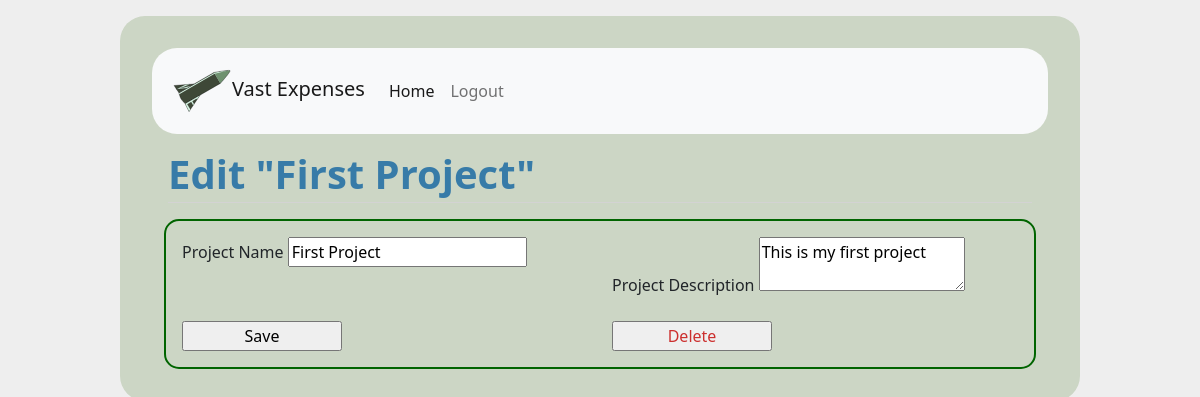
Screenshot of /2/update_project (signed in) with the database file from the repository.
### tables this page shows
CREATE TABLE projects (
  id INTEGER PRIMARY KEY AUTOINCREMENT,
  user_id INTEGER NOT NULL,
  project_name TEXT NOT NULL,
  project_description TEXT NOT NULL,
  FOREIGN KEY (user_id) REFERENCES user (id)
);

### app.py (the view, shortened to what this page needs)
@ app.route('/<int:project_id>/update_project', methods=('GET', 'POST'))
@ login_required
def update_project(project_id):
    get_project(project_id)
    projects = get_db().execute(
        'SELECT id, user_id, project_name, project_description FROM projects WHERE id = ?', [project_id]).fetchone()
    return render_template('update_project.html', projects=projects)

### app.py (called while the page is built)
def get_db():
    if 'db' not in g:
        g.db = sqlite3.connect('expenses.db')
        g.db.row_factory = sqlite3.Row
    return g.db

@app.before_request
def load_logged_in_user():
    user_id = session.get('user_id')
    if user_id is None:
        g.user = None
    else:
        g.user = get_db().execute('SELECT * FROM users WHERE id = ?', (user_id,)).fetchone()

def login_required(view):
    @functools.wraps(view)
    def wrapped_view(**kwargs):
        if g.user is None:
            return redirect(url_for('login'))
        return view(**kwargs)
    return wrapped_view

def get_project(project_id, check_author=True):
    projects = get_db().execute(
        'SELECT user_id, project_name, project_description FROM projects WHERE id = ?', [project_id]).fetchone()
    if projects is None:
        abort(404, f"Project id {project_id} doesn't exist.")
        if check_author and projects['user_id'] != g.user['id']:
            abort(403)
            return projects

### templates/update_project.html
{% extends 'layout.html' %}
{% block header %}
    <h1>
        {% block title %}Edit "{{ projects['project_name'] }}"{% endblock %}
    </h1>
{% endblock %}
{% block content %}
    <div class="container website-border">
        <form method="post">
            <div class="row">
                <div class="col-sm">
                    <label for="project_name">Project Name</label>
                    <input type="text" name="project_name" id="project_name" value="{{ request.form['project_name'] or projects['project_name'] }}" required="required">
                </div>
                <div class="col-sm">
                    <label for="project_description">Project Description</label>
                    <textarea name="project_description" id="project_description">{{ request.form['project_description'] or projects['project_description'] }}</textarea>
                </div>
            </div>
            <br>
            <div class="row">
                <div class="col-sm">
                    <input type="submit" value="Save">
                </form>
            </div>
            <div class="col-sm">
                <form action="{{ url_for('delete_project', project_id=projects['id']) }}" method="post">
                    <input class="danger" type="submit" value="Delete" onclick="return confirm('Are you sure? This will delete all expenses associated with this project');">
                </form>
            </div>
        </div>
    {% endblock %}

### static/style.css (style rules this page uses)
html { font-family: sans-serif; background: #eee; padding: 1rem; }
body { max-width: 960px; margin: 0 auto; background: #CCD6C5; padding: 2rem; border-radius: 25px; }
.website-border { border: 2px solid darkgreen; border-radius: 15px; padding: 1rem; }
h1 { font-weight: bold; color: #377ba8; margin: 1rem 0; }
.content > header h1 { flex: auto; margin: 1rem 0 0.25rem; }
input.danger { color: #cc2f2e; }
input[type=submit] { align-self: start; min-width: 10em; }

### rows the page displays
projects: project_name "First Project", project_description "This is my first project"
